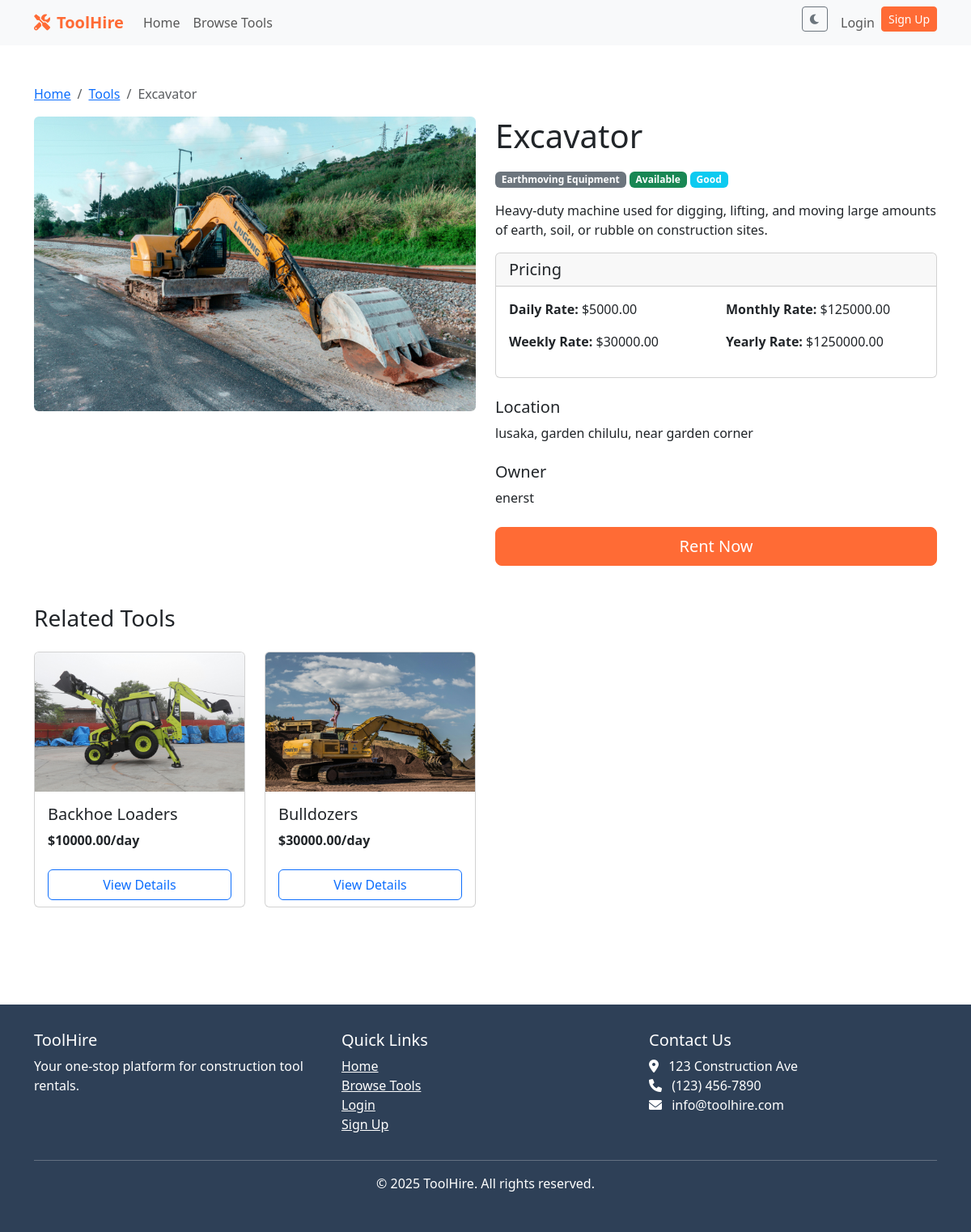
Screenshot of /tools/1/ with the database file from the repository.
### tools/models.py (models this page shows, shortened)
class Tool(models.Model):
    CONDITION_CHOICES = (
        ('new', 'New'),
        ('excellent', 'Excellent'),
        ('good', 'Good'),
        ('fair', 'Fair'),
        ('poor', 'Poor'),
    )
    name = models.CharField(max_length=200)
    description = models.TextField()
    category = models.ForeignKey(Category, on_delete=models.CASCADE, related_name='tools')
    owner = models.ForeignKey(CustomUser, on_delete=models.CASCADE, related_name='tools')
    condition = models.CharField(max_length=10, choices=CONDITION_CHOICES, default='good')
    price_per_day = models.DecimalField(max_digits=10, decimal_places=2)
    price_per_week = models.DecimalField(max_digits=10, decimal_places=2, null=True, blank=True)
    price_per_month = models.DecimalField(max_digits=10, decimal_places=2, null=True, blank=True)
    price_per_year = models.DecimalField(max_digits=10, decimal_places=2, null=True, blank=True)
    location = models.CharField(max_length=200)
    available = models.BooleanField(default=True)
    created_at = models.DateTimeField(auto_now_add=True)
    updated_at = models.DateTimeField(auto_now=True)

class ToolImage(models.Model):
    tool = models.ForeignKey(Tool, on_delete=models.CASCADE, related_name='images')
    image = models.ImageField(upload_to='tool_images/')
    is_primary = models.BooleanField(default=False)

class Category(models.Model):
    name = models.CharField(max_length=100)
    description = models.TextField(blank=True)
    class Meta:
        verbose_name_plural = "Categories"

### accounts/models.py (models this page shows, shortened)
class CustomUser(AbstractUser):
    phone_number = models.CharField(max_length=15, blank=True)
    address = models.TextField(blank=True)
    is_tool_owner = models.BooleanField(default=False)
    profile_picture = models.ImageField(upload_to='profile_pics/', blank=True, null=True)
    dark_mode = models.BooleanField(default=False)

### tools/views.py (the view)
# urls.py: path('<int:pk>/', views.tool_detail, name='tool_detail'),
def tool_detail(request, pk):
    tool = get_object_or_404(Tool, pk=pk)
    related_tools = Tool.objects.filter(category=tool.category).exclude(pk=tool.pk)[:4]
    context = {
        'tool': tool,
        'related_tools': related_tools,
    }
    return render(request, 'tools/tool_detail.html', context)

### templates/tools/tool_detail.html (shortened to what this page needs)
{% extends 'base.html' %}
{% block content %}
<div class="container py-5">
    <nav aria-label="breadcrumb">
        <ol class="breadcrumb">
            <li class="breadcrumb-item"><a href="{% url 'home' %}">Home</a></li>
            <li class="breadcrumb-item"><a href="{% url 'tools:tool_list' %}">Tools</a></li>
            <li class="breadcrumb-item active">{{ tool.name }}</li>
        </ol>
    </nav>
    <div class="row">
        <div class="col-md-6 mb-4">
            <div id="toolCarousel" class="carousel slide" data-bs-ride="carousel">
                <div class="carousel-inner">
                    {% if tool.images.exists %}
                        {% for image in tool.images.all %}
                            <div class="carousel-item {% if forloop.first %}active{% endif %}">
                                <img src="{{ image.image.url }}" class="d-block w-100 rounded" alt="{{ tool.name }}">
                            </div>
                        {% endfor %}
                    {% else %}
                        <div class="carousel-item active">
                            <img src="https://via.placeholder.com/600x400" class="d-block w-100 rounded" alt="{{ tool.name }}">
                        </div>
                    {% endif %}
                </div>
            </div>
        </div>
        <div class="col-md-6">
            <h1 class="mb-3">{{ tool.name }}</h1>
            <div class="mb-3">
                <span class="badge bg-secondary">{{ tool.category.name }}</span>
                <span class="badge {% if tool.available %}bg-success{% else %}bg-danger{% endif %}">
                    {% if tool.available %}Available{% else %}Unavailable{% endif %}
                </span>
                <span class="badge bg-info">{{ tool.get_condition_display }}</span>
            </div>
            <p>{{ tool.description }}</p>
            <div class="card mb-4">
                <div class="card-header">
                    <h5 class="mb-0">Pricing</h5>
                </div>
                <div class="card-body">
                    <div class="row">
                        <div class="col-6">
                            <p><strong>Daily Rate:</strong> ${{ tool.price_per_day }}</p>
                            <p><strong>Weekly Rate:</strong> ${{ tool.price_per_week }}</p>
                        </div>
                        <div class="col-6">
                            <p><strong>Monthly Rate:</strong> ${{ tool.price_per_month }}</p>
                            <p><strong>Yearly Rate:</strong> ${{ tool.price_per_year }}</p>
                        </div>
                    </div>
                </div>
            </div>
            <div class="mb-4">
                <h5>Location</h5>
                <p>{{ tool.location }}</p>
            </div>
            <div class="mb-4">
                <h5>Owner</h5>
                <p>{{ tool.owner.get_full_name|default:tool.owner.username }}</p>
            </div>
            {% if tool.available %}
                <div class="d-grid">
                    <a href="{% url 'tools:create_booking' tool.id %}" class="btn btn-primary btn-lg">Rent Now</a>
                </div>
            {% else %}
                <div class="alert alert-warning">
                    This tool is currently unavailable for rent.
                </div>
            {% endif %}
        </div>
    </div>
    {% if related_tools %}
        <div class="mt-5">
            <h3 class="mb-4">Related Tools</h3>
            <div class="row">
                {% for related_tool in related_tools %}
                    <div class="col-md-3 mb-4">
                        <div class="card h-100 tool-card">
                            {% if related_tool.images.exists %}
                                <img src="{{ related_tool.images.first.image.url }}" class="card-img-top" alt="{{ related_tool.name }}">
                            {% else %}
                                <img src="https://via.placeholder.com/300x200" class="card-img-top" alt="{{ related_tool.name }}">
                            {% endif %}
                            <div class="card-body">
                                <h5 class="card-title">{{ related_tool.name }}</h5>
                                <p class="card-text fw-bold">${{ related_tool.price_per_day }}/day</p>
                            </div>
                            <div class="card-footer bg-transparent border-top-0">
                                <a href="{% url 'tools:tool_detail' related_tool.id %}" class="btn btn-outline-primary w-100">View Details</a>
                            </div>
                        </div>
                    </div>
                {% endfor %}
            </div>
        </div>
    {% endif %}
</div>
{% endblock %}

### templates/base.html (style rules this page uses)
:root { --primary-color: #ff6b35; --secondary-color: #2e4057; --light-color: #f8f9fa; --dark-color: #212529; }
.btn-primary { background-color: var(--primary-color); border-color: var(--primary-color); }
.tool-card { transition: transform 0.3s; }

### rows the page displays
Tool: name "Excavator", category.name "Earthmoving Equipment", condition "Good", description "Heavy-duty machine used for digging, lifting, and moving large amounts of earth, soil, or rubble on construction sites.", price_per_day "5000.00", price_per_week "30000.00", price_per_month "125000.00", price_per_year "1250000.00", location "lusaka, garden chilulu, near garden corner", owner.get_full_name "enerst"
ToolImage: image (picture)
Tool: images.first.image (picture), name "Backhoe Loaders", price_per_day "10000.00"
Tool: images.first.image (picture), name "Bulldozers", price_per_day "30000.00"
